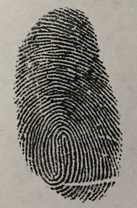
%> input picture matlab/russ1.JPG, 137 x 208 px, shrunk from 519 x 789 before the run
$ octave test_heat_maps.m   (GNU Octave 9; MATLAB toolbox functions it lacks are replaced by stand-ins)
%> lines starting %> are read from the running program, lines starting %| are printed output that depends on the picture; in (x1, y1, x2, y2) boxes, pixels count from 0 and x2, y2 are one past the last pixel; in counts of white or black regions, pixels touching at a corner belong together; the program's own positions count from 1
### matlab/load_bw_jpg.m
function [ img ] = load_bw_jpg( fname )
%> called with fname = 'russ1.JPG'
%LOAD_BW_JPG Loads jpg into an m x n matrix of black and white pixels
%   Load image and get it into a binary black and white array (one value
%   per pixel), as it will be on the LCDK for image processing.

% Load image and greyscale it (flatten m x n x 3 to just m x n)
rgb = imread(fname);
%> rgb is the input picture: size 208x137x3 uint8; mean R, G, B 126.9, 123.6, 116.2
img = rgb2gray(rgb);

% Get image dimensions
[m,n] = size(img);
%> m = 208; n = 137

% Step through and threshold to turn the greyscale to a black-and-white

% THRESHOLD = 128;
% THRESHOLD = 245;

THRESHOLD = median(double(reshape(img, m*n, 1)));
%> THRESHOLD = 157
WHITE = 255;
BLACK = 0;

for y = 1:m
    for x = 1:n
        if img(y,x) >= THRESHOLD
            img(y,x) = WHITE;
        else
            img(y,x) = BLACK;
        end
    end
end
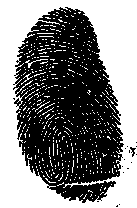
%> img: size 208x137 uint8; 50.2% white; 17 black regions (15 under 20 px), largest, box (x1, y1, x2, y2) and area: (13, 7, 124, 203) 14147, (130, 147, 136, 157) 26

end

### matlab/median_filter.m
function [ B ] = median_filter( A )
%MEDIAN_FILTER Runs the median filter noise removal algorithm
%   Algorithm Source: http://angeljohnsy.blogspot.com/2011/03/2d-median-filtering-for-salt-and-pepper.html

%PAD THE MATRIX WITH ZEROS ON ALL SIDES
modifyA=zeros(size(A)+2);
B=zeros(size(A));

%COPY THE ORIGINAL IMAGE MATRIX TO THE PADDED MATRIX
for x=1:size(A,1)
    for y=1:size(A,2)
        modifyA(x+1,y+1)=A(x,y);
    end
end
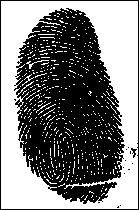
%> modifyA: size 210x139 double; 49% white; 515 white regions (512 under 20 px), largest, box (x1, y1, x2, y2) and area: (1, 1, 138, 209) 12927, (26, 60, 49, 69) 40, (22, 74, 34, 86) 28

      %LET THE WINDOW BE AN ARRAY
      %STORE THE 3-by-3 NEIGHBOUR VALUES IN THE ARRAY
      %SORT AND FIND THE MIDDLE ELEMENT

for i= 1:size(modifyA,1)-2
    for j=1:size(modifyA,2)-2
        window=zeros(9,1);
        inc=1;
        for x=1:3
            for y=1:3
                window(inc)=modifyA(i+x-1,j+y-1);
                inc=inc+1;
            end
        end
        med=sort(window);
        %PLACE THE MEDIAN ELEMENT IN THE OUTPUT MATRIX
        B(i,j)=med(5);
    end
end
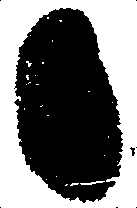
%> B: size 208x137 double; 45% white; 26 white regions (24 under 20 px), largest, box (x1, y1, x2, y2) and area: (0, 0, 137, 208) 12689, (80, 181, 105, 185) 48
%> after the loop, window = [255; 255; 0; 255; 255; 0; 0; 0; 0]

%CONVERT THE OUTPUT MATRIX TO 0-255 RANGE IMAGE TYPE
B=uint8(B);

end

### matlab/to_binary.m
function [ out_img ] = to_binary( in_img )
%TO_BINARY Converts a 0-255 matrix to a 0/1 matrix

% Get image dimensions
[m,n] = size(in_img);
out_img = zeros(m,n);

% Step through image
THRESHOLD = 245;
WHITE = 1;
BLACK = 0;
for y = 1:m
    for x = 1:n
        if in_img(y,x) >= THRESHOLD
            out_img(y,x) = WHITE;
        else
            out_img(y,x) = BLACK;
        end
    end
end

end

### matlab/invert_binary.m
function [ out_img ] = invert_binary( in_img )
%INVERT_BINARY Inverts a binary image

% Get image dimensions
[m,n] = size(in_img);
out_img = zeros(m,n);

% Step through image
for y = 1:m
    for x = 1:n
        if in_img(y,x) == 0
            out_img(y,x) = 1;
        else
            out_img(y,x) = 0;
        end
    end
end

end

### matlab/construct_heat_map.m
% WORK IN PROGRESS

function [ heat ] = construct_heat_map( fname )
%CONSTRUCT_HEAT_MAP Constructs a heat map from a fingerprint image

% THIS IS FOR JPEGS RIGHT NOW

 % Load image as black-and-white
img = load_bw_jpg(fname);

% Run median filter on image
img = median_filter(img);

% Convert image to binary
bin = to_binary(img);
bin = invert_binary(bin);

% Do Zhang-Suen line thinning
bin = zhang_suen(bin);
% Do the improvement skeletonization
bin = zs_8conn(bin);

% Invert the binary again
bin = invert_binary(bin);

% Get a minutiae map for the image
map = minutiae_cn_map(bin);

% Get a heat map for the image
heat = minutiae_heat_map(map);

end

### matlab/zhang_suen.m
function [ thin ] = zhang_suen( img )
%ZHANG_SUEN Performs Zhang-Suen line thinning on an input binary array

[m,n] = size(img);
thin = img;
did_change = 1;

% Note: pts_to_remove will be a linked list in C? or can just use an array

while did_change == 1
    p = 1;
    did_change = 0;
    pts_to_remove = zeros(m * n, 2);

    % Do the first subiteration
    for i = 1+1:m-1
        for j = 1+1:n-1
            if thin(i,j) == 1 && subcond_one(thin,i,j) == 1
                pts_to_remove(p,:) = [i j];
                did_change = 1;
                p = p + 1;
            end
        end
    end

    % Remove points found in first subiteration
    for x = 1:p-1
        thin(pts_to_remove(x,1), pts_to_remove(x,2)) = 0;
    end
    p = 1;

    % Do the second subiteration
    for i = 1+1:m-1
        for j = 1+1:n-1
            if thin(i,j) == 1 && subcond_two(thin,i,j) == 1
                pts_to_remove(p,:) = [i j];
                did_change = 1;
                p = p + 1;
            end
        end
    end

    % Remove points found in second subiteration
    for x = 1:p-1
        thin(pts_to_remove(x,1), pts_to_remove(x,2)) = 0;
    end
end

end

% [82 lines left out: functions subcond_one, subcond_two, B, A, not called in this run]

### matlab/test_heat_maps.m
% set(0, 'DefaultAxesFontSize', 18);
% set(0, 'DefaultAxesFontName', 'Bistream Vera Sans Mono')

% Clear workspace
clear all;

images = {'russ1.JPG', 'russ2.JPG', 'russ3.JPG', ...
          'ryan1.JPG', 'ryan2.JPG', 'ryan3.JPG'};

% TODO: Probably want to do a blur around the peaks, or somehow account
% for distance! With current idea of algorithm, a distinct peak that is
% one pixel away from another peak (but instead lands on a value 0)
% gets no score for that!

%> (the run ends here)
